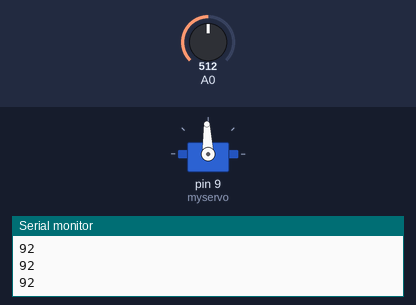
The sketch below on a simulated Arduino Uno, built with avr-gcc and run on an emulated ATmega328P. Shown: servo, the last lines printed to the serial monitor. Inputs (shaded band) come from the test bench; at power-on: A0 = 512.

Above: at 1.3 s.
1.4 s: A0 set to 716
At 2.7 s:
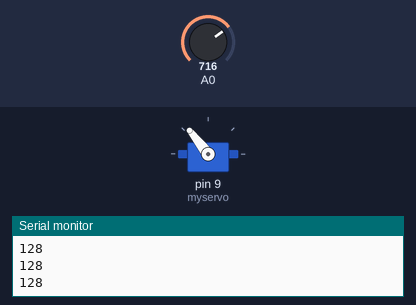
3.0 s: A0 set to 900
At 4.0 s:
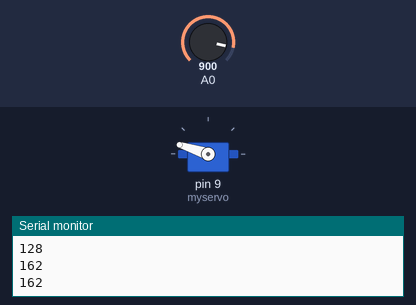
4.5 s: A0 set to 1010
At 5.2 s:
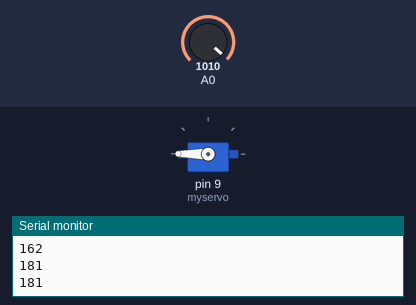
6.0 s: A0 set to 306
At 6.4 s:
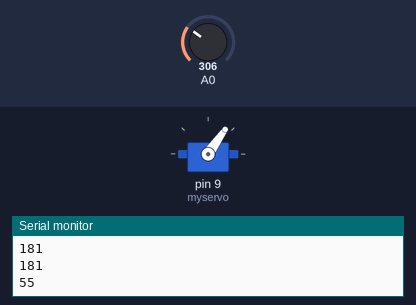
7.5 s: A0 set to 122
At 8.7 s:
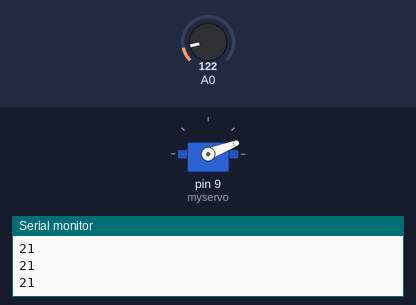
9.0 s: A0 set to 1023
At 9.9 s:
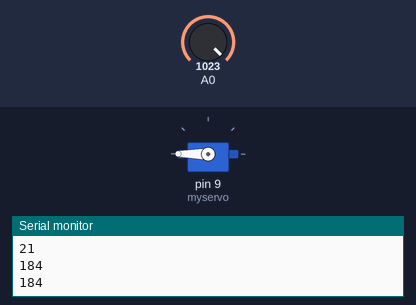
Timing chart, 0 to 11.5 s (numbered marks = the images above; inputs shaded):
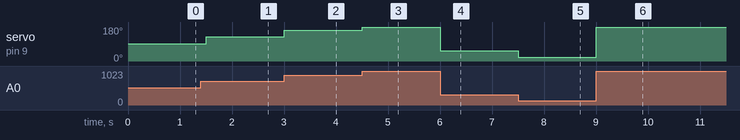

The sketch:

servo_test.ino
```cpp
#include <Servo.h> // add servo library

Servo myservo;  // create servo object to control a servo

int angle;        // variable to read the value from the analog pin

void setup() {
  myservo.attach(9);
  Serial.begin(9600);  // attaches the servo on pin 9 to the servo object
}

float fun_for_sensor1(int input){
  int MAX = 1000;
  int MIN = 0;
  float output;
  output = input * 180.0 / (MAX - MIN);
  return output;
}
void loop() {
  int sensor1val = analogRead(A0);            // reads the value of the Degree D
  angle  = fun_for_sensor1(sensor1val);
  myservo.write(angle);                  // sets the servo position according
  Serial.println(angle);
  delay(500);                           // waits for the servo to get there
}
```

Measured:
- after the input at 1.4 s, servo on pin 9 (myservo): 92° → 128° after 0.10 s
- after the input at 3.0 s, servo on pin 9 (myservo): 128° → 162° at once
- after the input at 4.5 s, servo on pin 9 (myservo): 162° → 180° at once
- after the input at 6.0 s, servo on pin 9 (myservo): 180° → 55° at once
- after the input at 7.5 s, servo on pin 9 (myservo): 55° → 21° at once
- after the input at 9.0 s, servo on pin 9 (myservo): 21° → 180° at once
